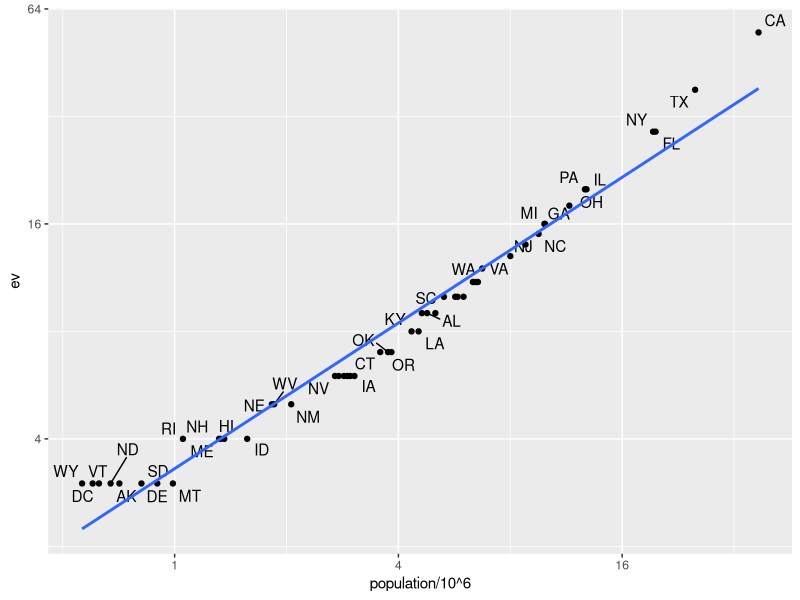

Here is the R script that generated this plot: (Note: this script raises an error after producing the figure.)
## ---- chunk 1
img_path <- "wrangling/img"
## ---- chunk 2
library(tidyverse)
library(dslabs)
data(murders)
head(murders)
## ---- chunk 3
data(polls_us_election_2016)
head(results_us_election_2016)
## ---- chunk 4
identical(results_us_election_2016$state, murders$state)
## ---- chunk 5
tab <- left_join(murders, results_us_election_2016, by = "state") %>%
  select(-others) %>% rename(ev = electoral_votes)
head(tab)
## ---- chunk 6
library(ggrepel)
tab %>% ggplot(aes(population/10^6, ev, label = abb)) +
  geom_point() +
  geom_text_repel() + 
  scale_x_continuous(trans = "log2") +
  scale_y_continuous(trans = "log2") +
  geom_smooth(method = "lm", se = FALSE)
## ---- chunk 7
tab_1 <- slice(murders, 1:6) %>% select(state, population)
tab_1
tab_2 <- results_us_election_2016 %>% 
  filter(state%in%c("Alabama", "Alaska", "Arizona", 
                    "California", "Connecticut", "Delaware")) %>% 
  select(state, electoral_votes) %>% rename(ev = electoral_votes)
tab_2
## ---- chunk 8
left_join(tab_1, tab_2, by = "state")
## ---- chunk 9
tab_1 %>% right_join(tab_2, by = "state")
## ---- chunk 10
inner_join(tab_1, tab_2, by = "state")
## ---- chunk 11
full_join(tab_1, tab_2, by = "state")
## ---- chunk 12
semi_join(tab_1, tab_2, by = "state")
## ---- chunk 13
anti_join(tab_1, tab_2, by = "state")
## ---- chunk 14
knitr::include_graphics(file.path(img_path,"joins.png"))
## ---- chunk 15
bind_cols(a = 1:3, b = 4:6)
## ---- chunk 16
tab_1 <- tab[, 1:3]
tab_2 <- tab[, 4:6]
tab_3 <- tab[, 7:8]
new_tab <- bind_cols(tab_1, tab_2, tab_3)
head(new_tab)
## ---- chunk 17
tab_1 <- tab[1:2,]
tab_2 <- tab[3:4,]
bind_rows(tab_1, tab_2)
## ---- chunk 18
intersect(1:10, 6:15)
## ---- chunk 19
intersect(c("a","b","c"), c("b","c","d"))
## ---- chunk 20
tab_1 <- tab[1:5,]
tab_2 <- tab[3:7,]
dplyr::intersect(tab_1, tab_2)
## ---- chunk 21
union(1:10, 6:15)
union(c("a","b","c"), c("b","c","d"))
## ---- chunk 22
tab_1 <- tab[1:5,]
tab_2 <- tab[3:7,]
dplyr::union(tab_1, tab_2) 
## ---- chunk 23
setdiff(1:10, 6:15)
setdiff(6:15, 1:10)
## ---- chunk 24
tab_1 <- tab[1:5,]
tab_2 <- tab[3:7,]
dplyr::setdiff(tab_1, tab_2)
## ---- chunk 25
setequal(1:5, 1:6)
## ---- chunk 26
setequal(1:5, 5:1)
## ---- chunk 27
dplyr::setequal(tab_1, tab_2)
